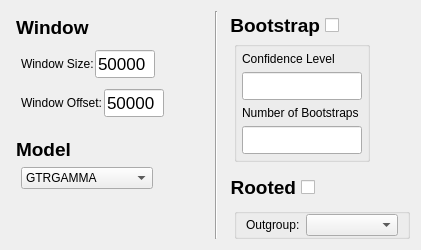
                   <widget class="QWidget" name="raxmlStandardOptionsTab">
                    <attribute name="title">
                     <string>Standard</string>
                    </attribute>
                    <layout class="QHBoxLayout" name="horizontalLayout">
                     <item>
                      <layout class="QVBoxLayout" name="verticalLayout_2">
                       <property name="spacing">
                        <number>1</number>
                       </property>
                       <item>
                        <layout class="QHBoxLayout" name="horizontalLayout_10">
                         <property name="leftMargin">
                          <number>5</number>
                         </property>
                         <property name="topMargin">
                          <number>5</number>
                         </property>
                         <property name="bottomMargin">
                          <number>5</number>
                         </property>
                         <item>
                          <widget class="QLabel" name="windowOptionsLabel">
                           <property name="font">
                            <font>
                             <pointsize>14</pointsize>
                             <weight>75</weight>
                             <bold>true</bold>
                            </font>
                           </property>
                           <property name="text">
                            <string>Window</string>
                           </property>
                           <property name="margin">
                            <number>0</number>
                           </property>
                           <property name="indent">
                            <number>-1</number>
                           </property>
                          </widget>
                         </item>
                        </layout>
                       </item>
                       <item>
                        <layout class="QHBoxLayout" name="windowSizeHL">
                         <property name="leftMargin">
                          <number>10</number>
                         </property>
                         <property name="topMargin">
                          <number>5</number>
                         </property>
                         <property name="rightMargin">
                          <number>5</number>
                         </property>
                         <property name="bottomMargin">
                          <number>5</number>
                         </property>
                         <item>
                          <widget class="QLabel" name="windowSizeLabel">
                           <property name="text">
                            <string>Window Size:</string>
                           </property>
                          </widget>
                         </item>
                         <item>
                          <widget class="QLineEdit" name="windowSizeEntry">
                           <property name="minimumSize">
                            <size>
                             <width>60</width>
                             <height>21</height>
                            </size>
                           </property>
                           <property name="maximumSize">
                            <size>
                             <width>40</width>
                             <height>16777215</height>
                            </size>
                           </property>
                           <property name="font">
                            <font>
                             <pointsize>13</pointsize>
                             <weight>50</weight>
                             <bold>false</bold>
                            </font>
                           </property>
                           <property name="focusPolicy">
                            <enum>Qt::WheelFocus</enum>
                           </property>
                           <property name="inputMethodHints">
                            <set>Qt::ImhNone</set>
                           </property>
                           <property name="text">
                            <string>50000</string>
                           </property>
                           <property name="placeholderText">
                            <string/>
                           </property>
                          </widget>
                         </item>
                         <item>
                          <spacer name="windowSizeSpacer">
                           <property name="orientation">
                            <enum>Qt::Horizontal</enum>
                           </property>
                           <property name="sizeHint" stdset="0">
                            <size>
                             <width>40</width>
                             <height>20</height>
                            </size>
                           </property>
                          </spacer>
                         </item>
                        </layout>
                       </item>
                       <item>
                        <layout class="QHBoxLayout" name="windowOffsetHL">
                         <property name="leftMargin">
                          <number>10</number>
                         </property>
                         <property name="topMargin">
                          <number>5</number>
                         </property>
                         <property name="rightMargin">
                          <number>5</number>
                         </property>
                         <property name="bottomMargin">
                          <number>5</number>
                         </property>
                         <item>
                          <widget class="QLabel" name="windowOffsetLabel">
                           <property name="text">
                            <string>Window Offset:</string>
                           </property>
                          </widget>
                         </item>
                         <item>
                          <widget class="QLineEdit" name="windowOffsetEntry">
                           <property name="minimumSize">
                            <size>
                             <width>60</width>
                             <height>21</height>
                            </size>
                           </property>
                           <property name="maximumSize">
                            <size>
                             <width>40</width>
                             <height>16777215</height>
                            </size>
                           </property>
                           <property name="font">
                            <font>
                             <pointsize>13</pointsize>
                             <weight>50</weight>
                             <bold>false</bold>
                            </font>
                           </property>
                           <property name="focusPolicy">
                            <enum>Qt::WheelFocus</enum>
                           </property>
                           <property name="text">
                            <string>50000</string>
                           </property>
                          </widget>
                         </item>
                         <item>
                          <spacer name="windowOffsetSpacer">
                           <property name="orientation">
                            <enum>Qt::Horizontal</enum>
                           </property>
                           <property name="sizeHint" stdset="0">
                            <size>
                             <width>40</width>
                             <height>20</height>
                            </size>
                           </property>
                          </spacer>
                         </item>
                        </layout>
                       </item>
                       <item>
                        <spacer name="verticalSpacer_5">
                         <property name="orientation">
                          <enum>Qt::Vertical</enum>
                         </property>
                         <property name="sizeType">
                          <enum>QSizePolicy::Fixed</enum>
                         </property>
                         <property name="sizeHint" stdset="0">
                          <size>
                           <width>20</width>
                           <height>10</height>
                          </size>
                         </property>
                        </spacer>
                       </item>
                       <item>
                        <layout class="QHBoxLayout" name="horizontalLayout_16">
                         <property name="leftMargin">
                          <number>5</number>
                         </property>
                         <property name="topMargin">
                          <number>5</number>
                         </property>
                         <property name="bottomMargin">
                          <number>5</number>
                         </property>
                         <item>
                          <widget class="QLabel" name="modelLabel">
                           <property name="font">
                            <font>
                             <pointsize>14</pointsize>
                             <weight>75</weight>
                             <bold>true</bold>
                            </font>
                           </property>
                           <property name="text">
                            <string>Model</string>
                           </property>
                          </widget>
                         </item>
                        </layout>
                       </item>
                       <item>
                        <layout class="QHBoxLayout" name="horizontalLayout_18">
                         <property name="leftMargin">
                          <number>10</number>
                         </property>
                         <property name="topMargin">
                          <number>0</number>
                         </property>
                         <property name="bottomMargin">
                          <number>5</number>
                         </property>
                         <item>
                          <widget class="QComboBox" name="modelComboBox">
                           <item>
                            <property name="text">
                             <string>GTRGAMMA</string>
                            </property>
                           </item>
                           <item>
                            <property name="text">
                             <string>GTRCAT</string>
                            </property>
                           </item>
                           <item>
                            <property name="text">
                             <string>GTRCATI</string>
                            </property>
                           </item>
                           <item>
                            <property name="text">
                             <string>ASC_GTRCAT</string>
                            </property>
                           </item>
                           <item>
                            <property name="text">
                             <string>ASC_GTRGAMMA</string>
                            </property>
                           </item>
                           <item>
                            <property name="text">
                             <string>GTRGAMMAI</string>
                            </property>
                           </item>
                          </widget>
                         </item>
                         <item>
                          <spacer name="horizontalSpacer_6">
                           <property name="orientation">
                            <enum>Qt::Horizontal</enum>
                           </property>
                           <property name="sizeHint" stdset="0">
                            <size>
                             <width>40</width>
                             <height>20</height>
                            </size>
                           </property>
                          </spacer>
                         </item>
                        </layout>
                       </item>
                       <item>
                        <spacer name="verticalSpacer_8">
                         <property name="orientation">
                          <enum>Qt::Vertical</enum>
                         </property>
                         <property name="sizeType">
                          <enum>QSizePolicy::MinimumExpanding</enum>
                         </property>
                         <property name="sizeHint" stdset="0">
                          <size>
                           <width>20</width>
                           <height>0</height>
                          </size>
                         </property>
                        </spacer>
                       </item>
                      </layout>
                     </item>
                     <item>
                      <widget class="Line" name="raxmlOptionsVLine">
                       <property name="orientation">
                        <enum>Qt::Vertical</enum>
                       </property>
                      </widget>
                     </item>
                     <item>
                      <layout class="QVBoxLayout" name="verticalLayout_25">
                       <property name="spacing">
                        <number>1</number>
                       </property>
                       <item>
                        <layout class="QHBoxLayout" name="bootstrapHL">
                         <item>
                          <widget class="QCheckBox" name="checkboxBootstrap">
                           <property name="minimumSize">
                            <size>
                             <width>0</width>
                             <height>21</height>
                            </size>
                           </property>
                           <property name="font">
                            <font>
                             <pointsize>14</pointsize>
                             <weight>75</weight>
                             <bold>true</bold>
                            </font>
                           </property>
                           <property name="focusPolicy">
                            <enum>Qt::NoFocus</enum>
                           </property>
                           <property name="layoutDirection">
                            <enum>Qt::RightToLeft</enum>
                           </property>
                           <property name="text">
                            <string>Bootstrap</string>
                           </property>
                           <property name="checked">
                            <bool>false</bool>
                           </property>
                          </widget>
                         </item>
                         <item>
                          <spacer name="bootstrapSpacer">
                           <property name="orientation">
                            <enum>Qt::Horizontal</enum>
                           </property>
                           <property name="sizeHint" stdset="0">
                            <size>
                             <width>40</width>
                             <height>20</height>
                            </size>
                           </property>
                          </spacer>
                         </item>
                        </layout>
                       </item>
                       <item>
                        <layout class="QHBoxLayout" name="horizontalLayout_12">
                         <property name="leftMargin">
                          <number>10</number>
                         </property>
                         <property name="bottomMargin">
                          <number>5</number>
                         </property>
                         <item>
                          <widget class="QGroupBox" name="bootstrapGroupBox">
                           <property name="layoutDirection">
                            <enum>Qt::LeftToRight</enum>
                           </property>
                           <layout class="QVBoxLayout" name="verticalLayout_24">
                            <property name="margin">
                             <number>5</number>
                            </property>
                            <item>
                             <widget class="QLabel" name="confidenceLevelLabel">
                              <property name="layoutDirection">
                               <enum>Qt::LeftToRight</enum>
                              </property>
                              <property name="text">
                               <string>Confidence Level</string>
                              </property>
                             </widget>
                            </item>
                            <item>
                             <widget class="QLineEdit" name="confidenceLevelEntry">
                              <property name="minimumSize">
                               <size>
                                <width>40</width>
                                <height>0</height>
                               </size>
                              </property>
                              <property name="maximumSize">
                               <size>
                                <width>120</width>
                                <height>16777215</height>
                               </size>
                              </property>
                              <property name="font">
                               <font>
                                <pointsize>13</pointsize>
                                <weight>50</weight>
                                <bold>false</bold>
                               </font>
                              </property>
                              <property name="text">
                               <string/>
                              </property>
                             </widget>
                            </item>
                            <item>
                             <widget class="QLabel" name="numberOfBootstrapsLabel">
                              <property name="text">
                               <string>Number of Bootstraps</string>
                              </property>
                             </widget>
                            </item>
                            <item>
                             <widget class="QLineEdit" name="numberOfBootstrapsEntry">
                              <property name="minimumSize">
                               <size>
                                <width>40</width>
                                <height>0</height>
                               </size>
                              </property>
                              <property name="maximumSize">
                               <size>
                                <width>120</width>
                                <height>16777215</height>
                               </size>
                              </property>
                              <property name="font">
                               <font>
                                <pointsize>13</pointsize>
                                <weight>50</weight>
                                <bold>false</bold>
                               </font>
                              </property>
                              <property name="text">
                               <string/>
                              </property>
                             </widget>
                            </item>
                           </layout>
                          </widget>
                         </item>
                         <item>
                          <spacer name="horizontalSpacer_7">
                           <property name="orientation">
                            <enum>Qt::Horizontal</enum>
                           </property>
                           <property name="sizeHint" stdset="0">
                            <size>
                             <width>40</width>
                             <height>20</height>
                            </size>
                           </property>
                          </spacer>
                         </item>
                        </layout>
                       </item>
                       <item>
                        <layout class="QHBoxLayout" name="horizontalLayout_7" stretch="0,0">
                         <property name="spacing">
                          <number>7</number>
                         </property>
                         <property name="leftMargin">
                          <number>0</number>
                         </property>
                         <property name="topMargin">
                          <number>5</number>
                         </property>
                         <property name="rightMargin">
                          <number>0</number>
                         </property>
                         <property name="bottomMargin">
                          <number>5</number>
                         </property>
                         <item>
                          <widget class="QCheckBox" name="checkboxRooted">
                           <property name="font">
                            <font>
                             <pointsize>14</pointsize>
                             <weight>75</weight>
                             <bold>true</bold>
                            </font>
                           </property>
                           <property name="layoutDirection">
                            <enum>Qt::RightToLeft</enum>
                           </property>
                           <property name="text">
                            <string>Rooted</string>
                           </property>
                          </widget>
                         </item>
                         <item>
                          <spacer name="horizontalSpacer_5">
                           <property name="orientation">
                            <enum>Qt::Horizontal</enum>
                           </property>
                           <property name="sizeHint" stdset="0">
                            <size>
                             <width>40</width>
                             <height>20</height>
                            </size>
                           </property>
                          </spacer>
                         </item>
                        </layout>
                       </item>
                       <item>
                        <layout class="QHBoxLayout" name="horizontalLayout_15">
                         <property name="leftMargin">
                          <number>10</number>
                         </property>
                         <item>
                          <widget class="QGroupBox" name="outgroupGroupBox">
                           <layout class="QHBoxLayout" name="horizontalLayout_11">
                            <property name="sizeConstraint">
                             <enum>QLayout::SetDefaultConstraint</enum>
                            </property>
                            <property name="topMargin">
                             <number>0</number>
                            </property>
                            <property name="bottomMargin">
                             <number>0</number>
                            </property>
                            <item>
                             <widget class="QLabel" name="outgroupLabel">
                              <property name="text">
                               <string>Outgroup:</string>
                              </property>
                             </widget>
                            </item>
                            <item>
                             <widget class="QComboBox" name="outgroupComboBox">
                              <property name="sizePolicy">
                               <sizepolicy hsizetype="MinimumExpanding" vsizetype="Fixed">
                                <horstretch>0</horstretch>
                                <verstretch>0</verstretch>
                               </sizepolicy>
                              </property>
                             </widget>
                            </item>
                           </layout>
                          </widget>
                         </item>
                        </layout>
                       </item>
                       <item>
                        <spacer name="verticalSpacer_9">
                         <property name="orientation">
                          <enum>Qt::Vertical</enum>
                         </property>
                         <property name="sizeType">
                          <enum>QSizePolicy::MinimumExpanding</enum>
                         </property>
                         <property name="sizeHint" stdset="0">
                          <size>
                           <width>20</width>
                           <height>0</height>
                          </size>
                         </property>
                        </spacer>
                       </item>
                      </layout>
                     </item>
                    </layout>
                   </widget>
